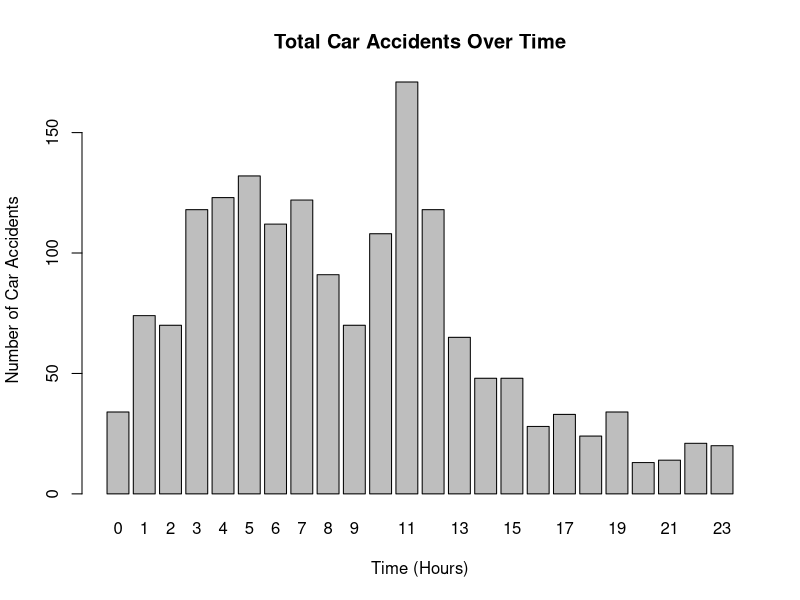
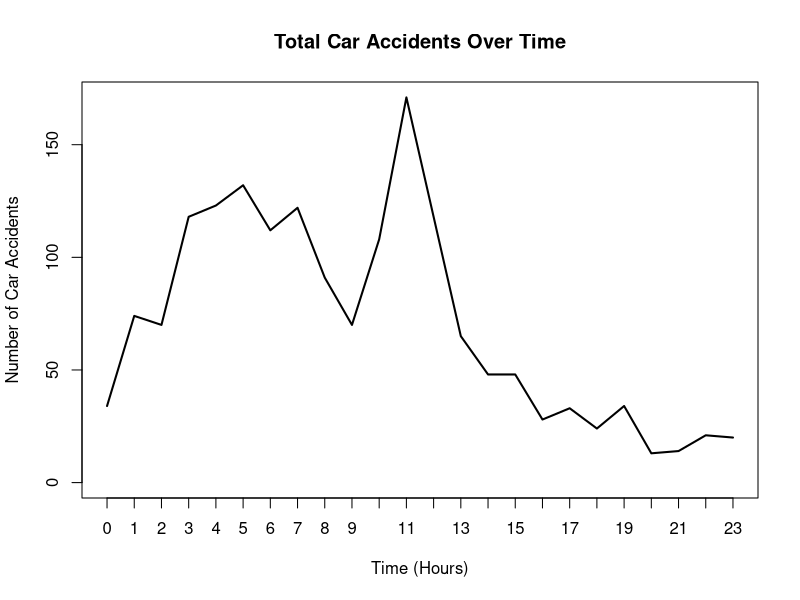

The R script that drew these images, in order:
mydata = read.csv("highway0_rain1_visibility0-5.csv")

hour = mydata$Hour

hour <- table(hour)
hour
barplot(hour, ylab = "Number of Car Accidents", xlab = "Time (Hours)", main = "Total Car Accidents Over Time")
plot(hour, type = "l", ylab = "Number of Car Accidents", xlab = "Time (Hours)", main = "Total Car Accidents Over Time")

